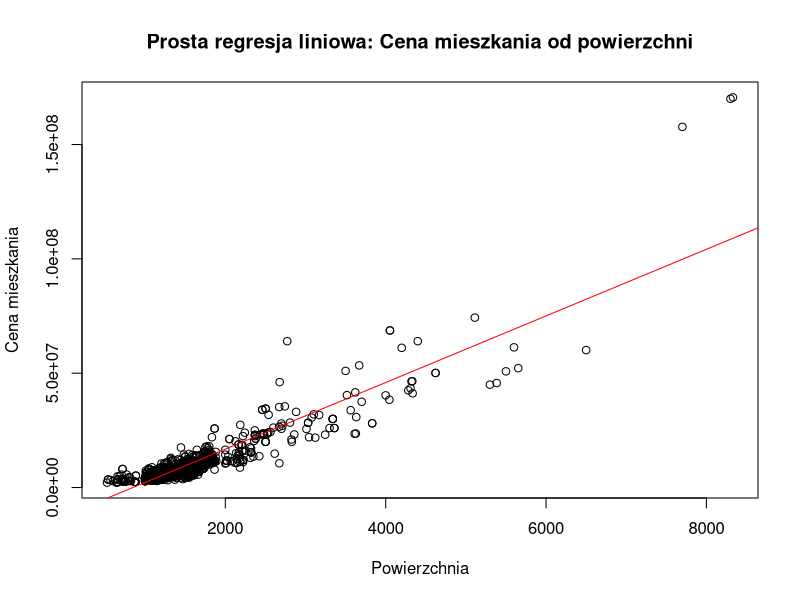
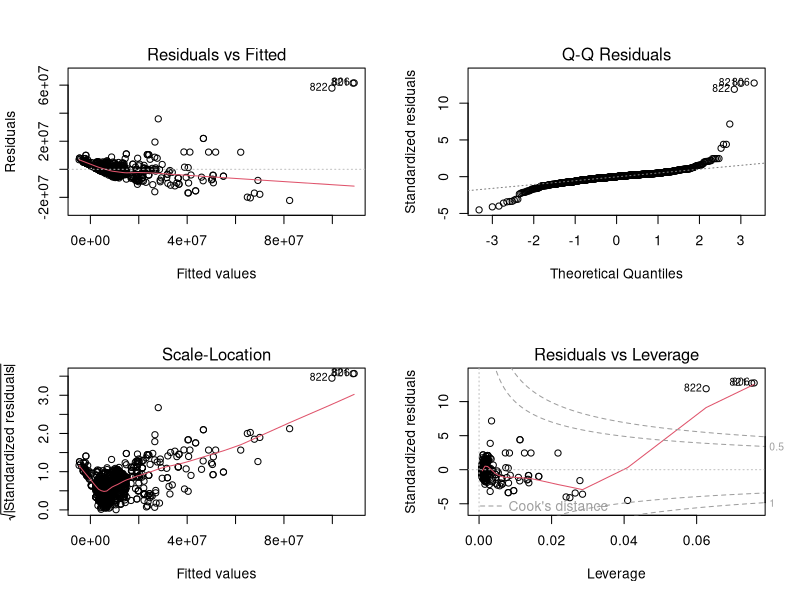
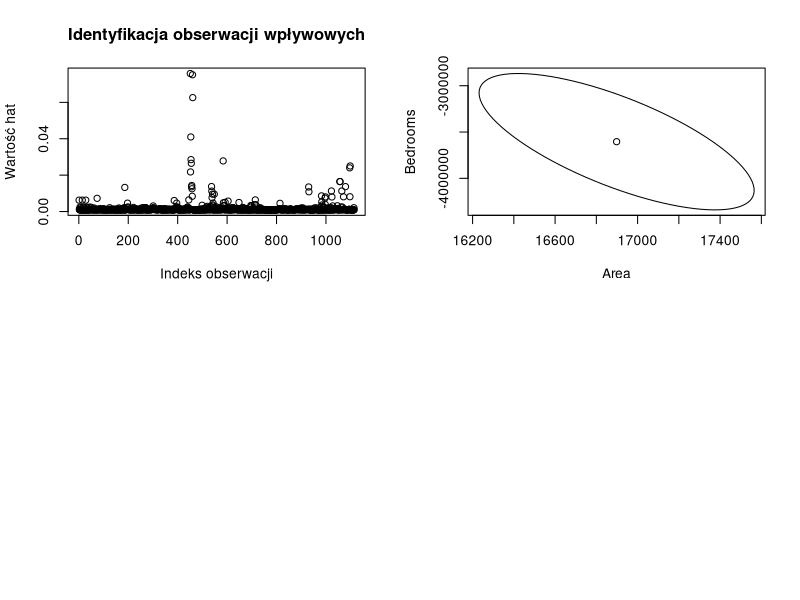

Write the R code that produced these figures, in order.
## ---- chunk 1
knitr::opts_chunk$set(echo = TRUE, eval = FALSE)
## ---- chunk 2
dane <- read.csv("Bangalore.csv") 
names(dane)
dim(dane)
??dane
head(dane)
## ---- chunk 3
fit_simple <- lm(Price ~ Area, data = dane)
summary(fit_simple)
## ---- chunk 4
attach(dane)
fit_simple <- lm(Price ~ Area)
detach(dane)
## ---- chunk 5
fit_simple
class(fit_simple)
is.list(fit_simple)
names(fit_simple)
## ---- chunk 6
fit_simple$coefficients
coef(fit_simple)
## ---- chunk 7
?summary.lm
summary(fit_simple)
## ---- chunk 8
summaryList <- summary(fit_simple)
summaryList$sigma
summaryList$r.squared
summaryList$fstatistic
## ---- chunk 9
dane_bez_9 <- dane[!apply(dane, 1, function(row) any(grepl("9", as.character(row)))), ]

fit_simple <- lm(Price ~ Area, data = dane_bez_9)
summary(fit_simple)
## ---- chunk 10
confint(fit_simple)
## ---- chunk 11
predict(fit_simple, newdata = data.frame(Area = c(5, 10, 15)), interval = "confidence")
## ---- chunk 12
predict(fit_simple, newdata = data.frame(Area = c(5, 10, 15)), interval = "prediction")
## ---- chunk 13
plot(dane_bez_9$Area, dane_bez_9$Price, 
     xlab = "Powierzchnia", ylab = "Cena mieszkania",
     main = "Prosta regresja liniowa: Cena mieszkania od powierzchni")
abline(fit_simple, , col = "red")
## ---- chunk 14
par(mfrow = c(2, 2))
plot(fit_simple)
## ---- chunk 15
plot(hatvalues(fit_simple), 
     xlab = "Indeks obserwacji", ylab = "Wartość hat",
     main = "Identyfikacja obserwacji wpływowych")
which.max(hatvalues(fit_simple))
## ---- chunk 16
fit_la <- lm(Price ~ Area + Bedrooms, data = dane_bez_9)
summary(fit_la)
## ---- chunk 17
fit_all <- lm(Price ~ ., data = dane_bez_9)
summary(fit_all)
## ---- chunk 18
fit_no_age <- lm(Price ~ . - Bedrooms, data = dane_bez_9)
summary(fit_no_age)
## ---- chunk 19
fit_no_age2 <- update(fit_all, ~ . - Bedrooms)
summary(fit_no_age2)
## ---- chunk 20
library(ellipse)
plot(ellipse(fit_la, which = -1), type = "l")
la_coefs <- coef(fit_la)
points(la_coefs[2], la_coefs[3])
## ---- chunk 21
summary(lm(Price ~ Area * Bedrooms, data = dane_bez_9))
## ---- chunk 22
fit_l2 <- lm(Price ~ Area + I(Area^2), data = dane_bez_9)
summary(fit_l2)
## ---- chunk 23
anova(fit_simple, fit_l2)
## ---- chunk 24
fit_l5 <- lm(Price ~ poly(Area, 5), data = dane_bez_9)
summary(fit_l5)
## ---- chunk 25
summary(lm(Price ~ log(Area), data = dane_bez_9))
## ---- chunk 26
summary(dane_bez_9)
## ---- chunk 27
sales_all_ia_fit <- lm(Price ~ . + Area:Gymnasium, data = dane_bez_9)
summary(sales_all_ia_fit)
## ---- chunk 28
dane_bez_9$MaintenanceStaff <- as.factor(dane_bez_9$MaintenanceStaff)
contrasts(dane_bez_9$MaintenanceStaff)
